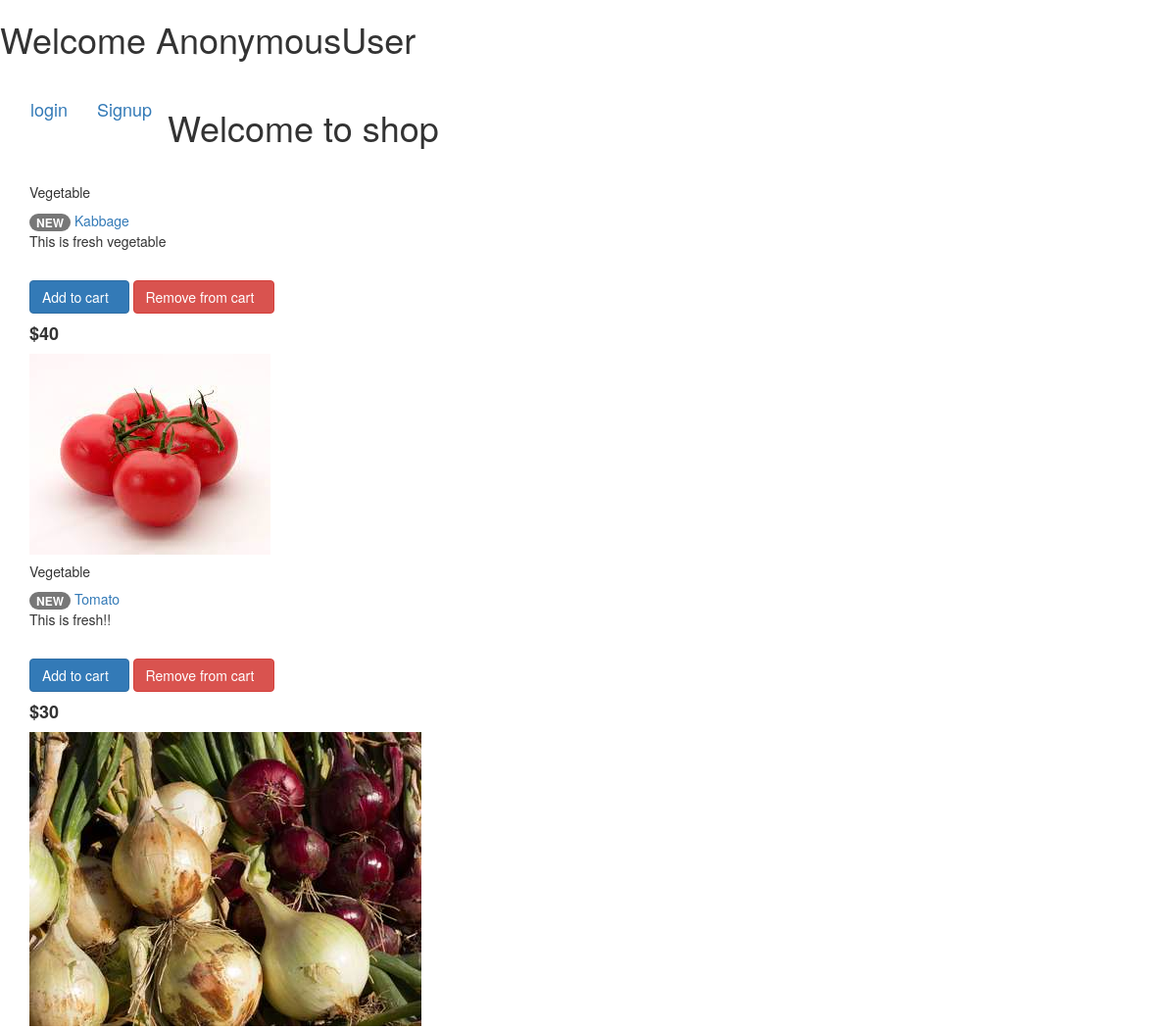
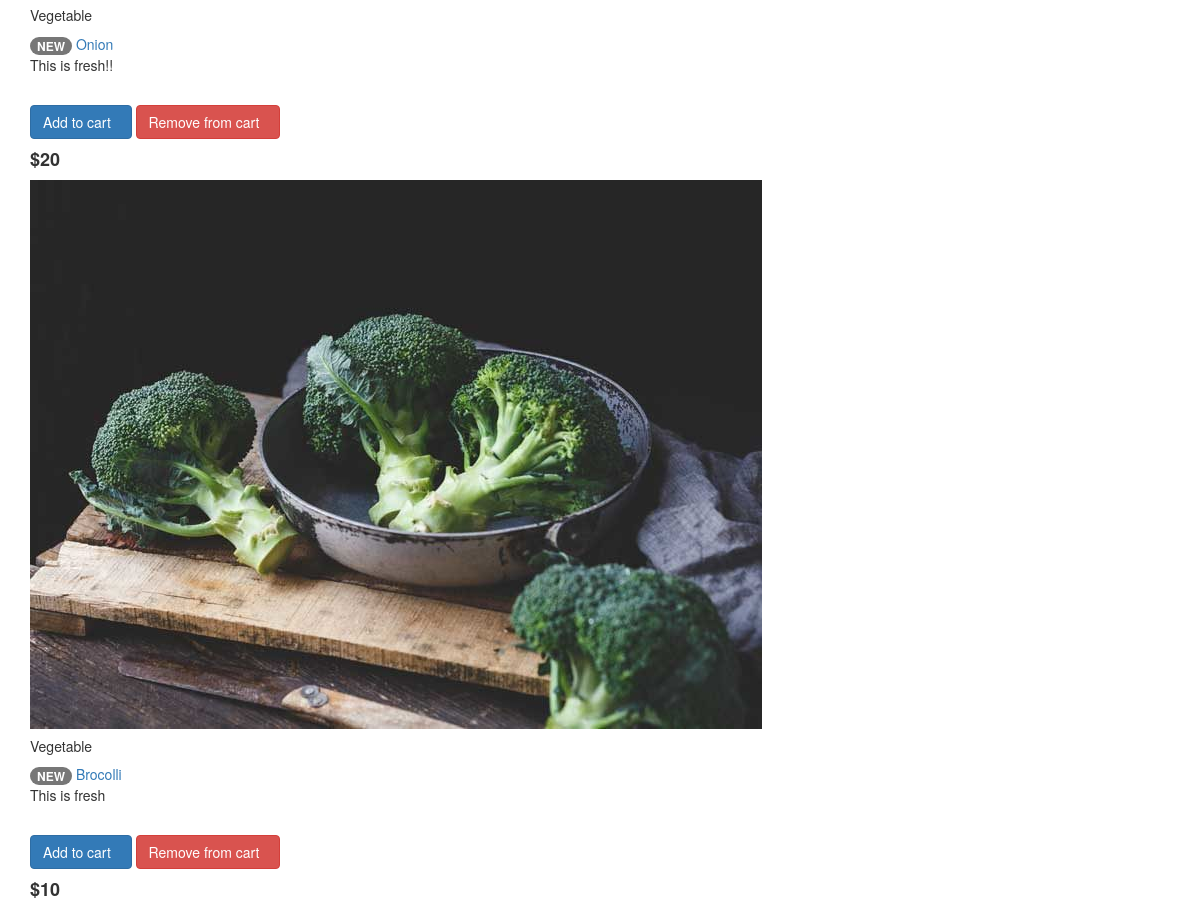
Page /list on the committed database (2 pictures, top to bottom).
### vgapp/models.py (models this page shows, shortened)
class Item(models.Model):
    title = models.CharField(max_length=200)
    price = models.IntegerField()
    discount_price = models.IntegerField(blank=True, null=True)
    slug = models.SlugField()
    status = models.CharField(max_length=200)
    category = models.CharField(choices=CATEGORY_CHOICES, max_length=2)
    description = models.TextField()
    image = models.ImageField(default='default.jpg', upload_to='productImages')
    def get_add_to_cart_url(self):
        return reverse('add_to_cart', kwargs={'slug': self.slug})
    def get_remove_from_cart_url(self):
        return reverse('remove_from_cart', kwargs={'slug': self.slug})

### vgapp/views.py (the view)
# urls.py: path('list', HomeView.as_view(), name='home'),
class HomeView(ListView):
    model = Item
    template_name = 'index.html'

### vgapp/templates/index.html (shortened to what this page needs)
{% block content %}
<!DOCTYPE html>
<html lang="en">
<head>
  <link rel="stylesheet" href="https://maxcdn.bootstrapcdn.com/bootstrap/3.4.1/css/bootstrap.min.css">
</head>
  <link rel="stylesheet" href="https://cdnjs.cloudflare.com/ajax/libs/font-awesome/4.7.0/css/font-awesome.min.css">
<body>
  <h1> Welcome {{user}} </h1>
<nav class="navbar-brand">
  <div class="navbar navbar-light blue lighten-4">
    <ul class="nav navbar-nav">
      {% if request.user.is_authenticated %}
      <li class="active"><a href="{% url 'home' %}">Home</a></li>
      </li>
      <li class="active"><a href="" class="nav-link waves-effect">
            <span class="fa" style="font-size:24px">&#xf07a;</span>
            </a></li>
       <li><a href="#">Hello, User {{request.user.username}}</a></li>
       <li><a class="button secondaryAction text-dark text-center" href="{% url 'logoutP' %}">Logout</a></li>
    </ul>
     {% else %}
    <ul class="nav navbar-nav navbar-right">
      <li><a class="button secondaryAction text-dark text-center" href="{% url 'login' %}">login</a></li>
      <li><a class="button secondaryAction text-dark text-center" href="{% url 'sign-up' %}">Signup</a></li>
    </ul>
  </div>
</nav><br>
  {% endif %}
</head>
<body>
<main>
 <div class="container">
 <h1>Welcome to shop</h1>
 <div class="alignRow">
 <div class="imageColumn">
{% for object in object_list %}
    <img src="{{object.image.url}}" class="card-img-top" alt="">
    <h5>{{object.get_category_display}}</h5>
    <span class="badge badge-pill-color">NEW</span>
    <a href="{% url 'product' object.slug %}" class="dark-grey-text">{{object.title}}
    </a><br>
    <p>{{object.description}}</p><br>
    <a href="{{object.get_add_to_cart_url}}" class="btn btn-primary btn-md my-0 p" type="submit">Add to cart
            <i class="fas fa-shopping-cart ml-1"></i>
    </a>
    <a href="{{object.get_remove_from_cart_url}}" class="btn btn-danger btn-md my-0 p" type="submit">Remove from cart
            <i class="fas fa-shopping-cart ml-1"></i>
    </a>
    <h4 class="font-weight-bold blue-text">
    {% if object.discount_price %}
    <strong>${{object.discount_price}}</strong>
    {% else %}
    <strong>${{object.price}}</strong>
    {% endif %}
    </h4>
   {% endfor %}
  </div>
</div>
</div>
</main>
</body>
</html>
{% endblock %}

### vgapp/templates/index.html (style rules this page uses)
* { box-sizing: border-box; }

### rows in the picture
Item: category "Vegetable", title "Kabbage", description "This is fresh vegetable", discount_price "40"
Item: image (picture), category "Vegetable", title "Tomato", description "This is fresh!!", discount_price "30"
Item: image (picture), category "Vegetable", title "Onion", description "This is fresh!!", discount_price "20"
Item: image (picture), category "Vegetable", title "Brocolli", description "This is fresh", discount_price "10"

### other values in the picture
{{ user }} "AnonymousUser"
